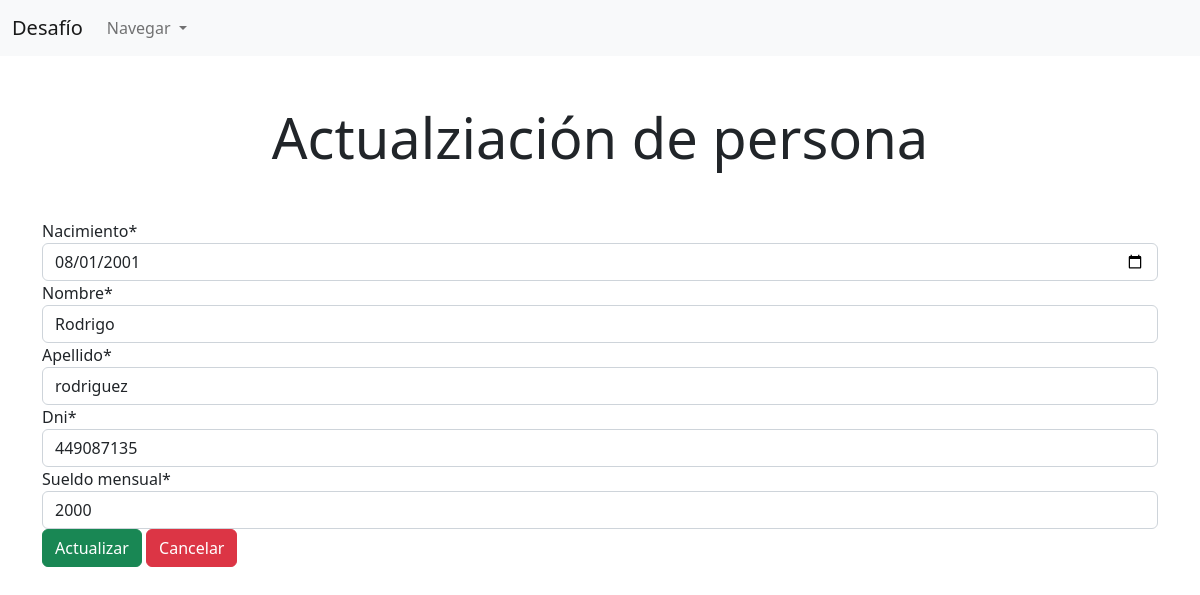
The app's page /editarPersona/1 with its own data.
### peliculas/models.py (models this page shows, shortened)
class tablaPersona(models.Model):
    nacimiento = models.DateField()
    nombre = models.CharField(max_length=155)
    apellido = models.CharField(max_length=155)
    dni = models.IntegerField()
    sueldo_mensual = models.IntegerField()

### peliculas/views.py (the view)
# urls.py: path('editarPersona/<int:id_persona>', personaView.editarPersona, name='editar'),
    def editarPersona(request, id_persona):
        persona = tablaPersona.objects.filter(id= id_persona).first()
        form = formularioPersona(instance= persona)
        return render(request, 'editarPersona.html', {'form':form, 'persona':persona})

### peliculas/forms.py
class formularioPersona(forms.ModelForm):
    class Meta:
        model = tablaPersona
        fields = '__all__'
        widgets = {'nacimiento': forms.DateInput( attrs={ 'type':'date' } ) }

### peliculas/templates/editarPersona.html (shortened to what this page needs)
{% extends 'base.html' %}
{% load crispy_forms_tags %}
{% block content%}
<br>
<h1 class="text-center display-4 my-4">Actualziación de persona</h1>
<br>
<div class="container">
    <form action="{% url 'actualizar' persona.id %}" method="POST">
        {{ form | crispy}}
        <button type="submit" class="btn btn-success">Actualizar</button>
        <a class="btn btn-danger" href="{% url 'listaPersonas' %}">Cancelar</a>
    </form>
</div>
{% endblock %}

### records on screen
tablaPersona: nacimiento "08/01/2001", nombre "Rodrigo", apellido "rodriguez", dni "449087135", sueldo_mensual "2000"
